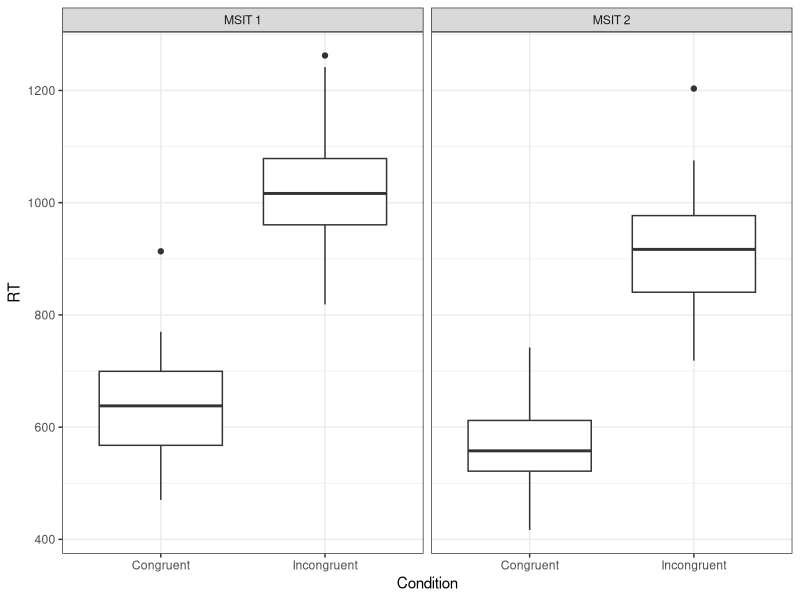

Here is the R script that generated this plot: (Note: this script raises an error after producing the figure.)
## Analyze the behavioral results from the MSIT task
library(ggplot2)
library(reshape)

# read in the demo data
pt_dframe=read.table("iba_trt_demo.csv",header=TRUE,sep=";")

## message the data to get it into the correct format
# first lets melt down the reaction times

## set up session 1 data
# first lets pull out the session 1 data and get it to what we want
sess1_dframe=pt_dframe[c("pid", "age", "sex", "sess1_scanner", "sess2_days_between_scans", "sess1_msit1_con_err",
    "sess1_msit1_incon_err", "sess1_msit1_con_rt", "sess1_msit1_incon_rt", "sess1_msit2_con_err", "sess1_msit2_incon_err", 
	"sess1_msit2_con_rt", "sess1_msit2_incon_rt")]

# melt down the different measures	
sess1_dframe=melt(sess1_dframe,id=c("pid","age","sex","sess1_scanner","sess2_days_between_scans"))

# now the string in the "variable" column is formatted as session_task_contrast_measure, lets split
# those into three seperate columns using a temporary dframe
df <- data.frame(do.call('rbind', strsplit(as.character(sess1_dframe$variable),'_',fixed=TRUE)))

# now drop the old variable column and bind in the four new columns
sess1_dframe = cbind(subset(sess1_dframe, select=-c(variable)),df)

# clean up the column labels
sess1_dframe = rename(sess1_dframe,c(sess1_scanner="Scanner", sess2_days_between_scans="ScanDelta", X1="Session", X2="Task", 
    X3="Condition", X4="Measure"))

## set up session 2 data
# first lets pull out the session 1 data and get it to what we want
sess2_dframe=pt_dframe[c("pid", "age", "sex", "sess2_scanner", "sess2_days_between_scans", "sess2_msit1_con_err",
    "sess2_msit1_incon_err", "sess2_msit1_con_rt", "sess2_msit1_incon_rt", "sess2_msit2_con_err", "sess2_msit2_incon_err", 
	"sess2_msit2_con_rt", "sess2_msit2_incon_rt")]

# melt down the different measures	
sess2_dframe=melt(sess2_dframe,id=c("pid","age","sex","sess2_scanner","sess2_days_between_scans"))

# now the string in the "variable" column is formatted as session_task_contrast_measure, lets split
# those into three seperate columns using a temporary dframe
df <- data.frame(do.call('rbind', strsplit(as.character(sess2_dframe$variable),'_',fixed=TRUE)))

# now drop the old variable column and bind in the four new columns
sess2_dframe = cbind(subset(sess2_dframe, select=-c(variable)),df)

# clean up the column labels
sess2_dframe = rename(sess2_dframe,c(sess2_scanner="Scanner", sess2_days_between_scans="ScanDelta", X1="Session", X2="Task", 
    X3="Condition", X4="Measure"))

	
## Combine the two session dframes to re-make the full dframe
pt_dframe=rbind(sess1_dframe, sess2_dframe)

# caste the dframe to break err and rt into seperate columns
pt_dframe=cast(pt_dframe,pid+age+sex+Scanner+ScanDelta+Session+Task+Condition ~ Measure)

# set ScanDelta == 0 for session 1
pt_dframe$ScanDelta[pt_dframe$Session=="sess1"]=0

# remove the rows that are not complete
pt_dframe=pt_dframe[complete.cases(pt_dframe),]

# renumber the rows
rownames(pt_dframe)<-1:nrow(pt_dframe)

# clean up column names
pt_dframe=rename(pt_dframe,c(pid="PID",age="Age",sex="Sex",err="Errors",rt="RT"))

# clean up the labels
pt_dframe$Session=factor(pt_dframe$Session,levels=c("sess1","sess2"), labels=c("Session 1","Session 2"))
pt_dframe$Task=factor(pt_dframe$Task,levels=c("msit1","msit2"), labels=c("MSIT 1","MSIT 2"))
pt_dframe$Condition=factor(pt_dframe$Condition,levels=c("con","incon"), labels=c("Congruent","Incongruent"))


## now lets work on some plots
ggplot(subset(pt_dframe,Session=="Session 1"),aes(x=Condition,y=RT))+geom_boxplot()+facet_grid(".~Task")+theme_bw()
	
# get the list of subjects that are only in session 2
sess2pid=unique(pt_dframe$PID[pt_dframe$Session=="Session 2"])

xx$sessbytask<-with(xx,interaction(Session,Task,sep= "\n"))
factor(xx$sessbytask,c("Session 1\nMSIT 1","Session 1\nMSIT 2","Session 2\nMSIT 1", "Session 2\nMSIT 2"))

ggplot(subset(pt_dframe,PID %in% sess2pid),aes(x=Condition,y=RT))+geom_boxplot()+facet_grid(".~Session + Task")+theme_bw()
ggplot(xx,aes(x=Condition,y=RT,fill=Session,colour=Task))+geom_boxplot(position=position_dodge(width=.85))+scale_fill_manual(values=c("orange","white"))+scale_colour_manual(values=c("brown","blue"))+theme_bw()

ggplot(xx,aes(x=factor(xx$sessbytask,c("Session 1 MSIT 1","Session 1 MSIT 2","Session 2 MSIT 1", "Session 2 MSIT 2")),y=RT,fill=Condition))+geom_boxplot(position=position_dodge(width=.85))+scale_fill_manual(values=c("orange","white"))+scale_colour_manual(values=c("brown","blue"))+theme_bw()

ggplot(xx,aes(x=factor(xx$sessbytask,c("Session 1 MSIT 1","Session 1 MSIT 2","Session 2 MSIT 1", "Session 2 MSIT 2")),y=RT,fill=Condition))+geom_violin(position=position_dodge(width=.85))+geom_boxplot(width=.45,position=position_dodge(width=.85))+scale_fill_grey(start=0.9,end=1)+scale_colour_manual(values=c("brown","blue"))+theme_bw()
